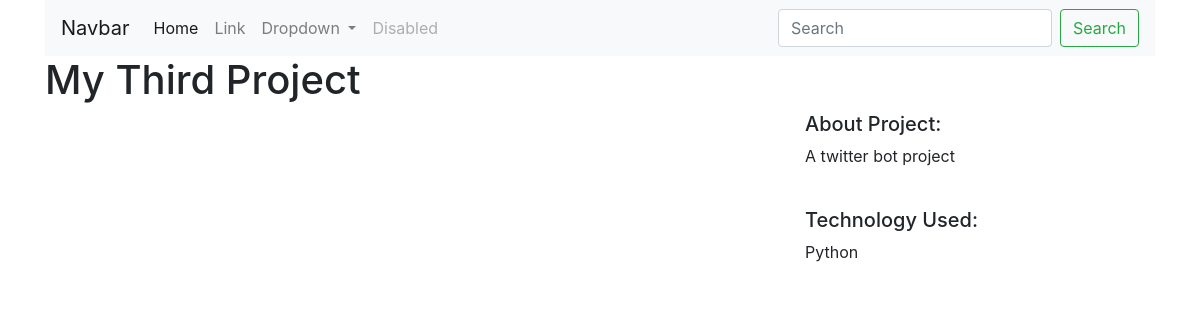
/projects/3/, run on the app's committed database.
### projects/models.py (models this page shows, shortened)
class Project(models.Model):
    title=models.CharField(max_length=100)
    description=models.TextField()
    technology=models.TextField()
    image=models.FilePathField(path="/img")

### projects/views.py (the view)
# urls.py: path('<int:pk>/',views.project_detail,name='project_detail')
def project_detail(request,pk):
    project=Project.objects.get(pk=pk)
    context={
    'project':project
    }
    return render(request,'detail.html',context)

### projects/templates/projects/detail.html (shortened to what this page needs)
{% extends "base.html" %}
{% load static %}
{% block content %}
<h1>{{project.title}}</h1>
<div class="row">
  <div class="col-md-8">
  </div>
  <div class="col-md-4">
    <h5>About Project:</h5>
    <p>{{project.description}}</p>
    <br>
    <h5>Technology Used:</h5>
    <p>{{project.technology}}</p>
  </div>
</div>
{% endblock%}

### data on the page
Project: title "My Third Project", description "A twitter bot project", technology "Python"
